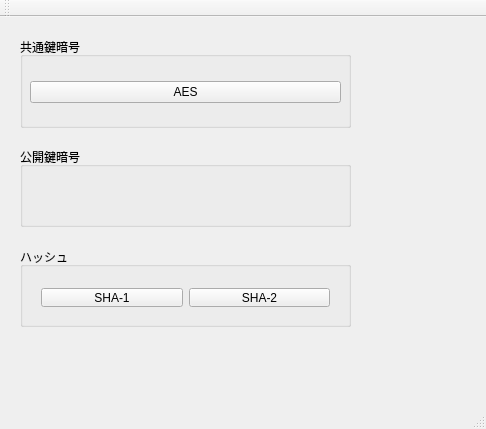
<?xml version="1.0" encoding="UTF-8"?>
<ui version="4.0">
 <class>MainWindow</class>
 <widget class="QMainWindow" name="MainWindow">
  <property name="geometry">
   <rect>
    <x>0</x>
    <y>0</y>
    <width>486</width>
    <height>429</height>
   </rect>
  </property>
  <property name="windowTitle">
   <string>MainWindow</string>
  </property>
  <widget class="QWidget" name="centralWidget">
   <widget class="QGroupBox" name="groupBox">
    <property name="geometry">
     <rect>
      <x>20</x>
      <y>20</y>
      <width>331</width>
      <height>91</height>
     </rect>
    </property>
    <property name="title">
     <string>共通鍵暗号</string>
    </property>
    <widget class="QWidget" name="horizontalLayoutWidget">
     <property name="geometry">
      <rect>
       <x>10</x>
       <y>30</y>
       <width>311</width>
       <height>51</height>
      </rect>
     </property>
     <layout class="QHBoxLayout" name="horizontalLayout">
      <property name="spacing">
       <number>6</number>
      </property>
      <property name="leftMargin">
       <number>0</number>
      </property>
      <property name="rightMargin">
       <number>0</number>
      </property>
      <item>
       <widget class="QPushButton" name="pushButton_aes">
        <property name="text">
         <string>AES</string>
        </property>
       </widget>
      </item>
     </layout>
    </widget>
   </widget>
   <widget class="QGroupBox" name="groupBox_2">
    <property name="geometry">
     <rect>
      <x>20</x>
      <y>130</y>
      <width>331</width>
      <height>80</height>
     </rect>
    </property>
    <property name="title">
     <string>公開鍵暗号</string>
    </property>
   </widget>
   <widget class="QGroupBox" name="groupBox_3">
    <property name="geometry">
     <rect>
      <x>20</x>
      <y>230</y>
      <width>331</width>
      <height>80</height>
     </rect>
    </property>
    <property name="title">
     <string>ハッシュ</string>
    </property>
    <widget class="QWidget" name="horizontalLayoutWidget_2">
     <property name="geometry">
      <rect>
       <x>10</x>
       <y>30</y>
       <width>311</width>
       <height>41</height>
      </rect>
     </property>
     <layout class="QHBoxLayout" name="horizontalLayout_2">
      <item>
       <widget class="QPushButton" name="pushButton_sha1">
        <property name="text">
         <string>SHA-1</string>
        </property>
       </widget>
      </item>
      <item>
       <widget class="QPushButton" name="pushButton_sha2">
        <property name="text">
         <string>SHA-2</string>
        </property>
       </widget>
      </item>
     </layout>
    </widget>
   </widget>
  </widget>
  <widget class="QMenuBar" name="menuBar">
   <property name="geometry">
    <rect>
     <x>0</x>
     <y>0</y>
     <width>486</width>
     <height>28</height>
    </rect>
   </property>
  </widget>
  <widget class="QToolBar" name="mainToolBar">
   <attribute name="toolBarArea">
    <enum>TopToolBarArea</enum>
   </attribute>
   <attribute name="toolBarBreak">
    <bool>false</bool>
   </attribute>
  </widget>
  <widget class="QStatusBar" name="statusBar"/>
 </widget>
 <layoutdefault spacing="6" margin="11"/>
 <resources/>
 <connections/>
</ui>
